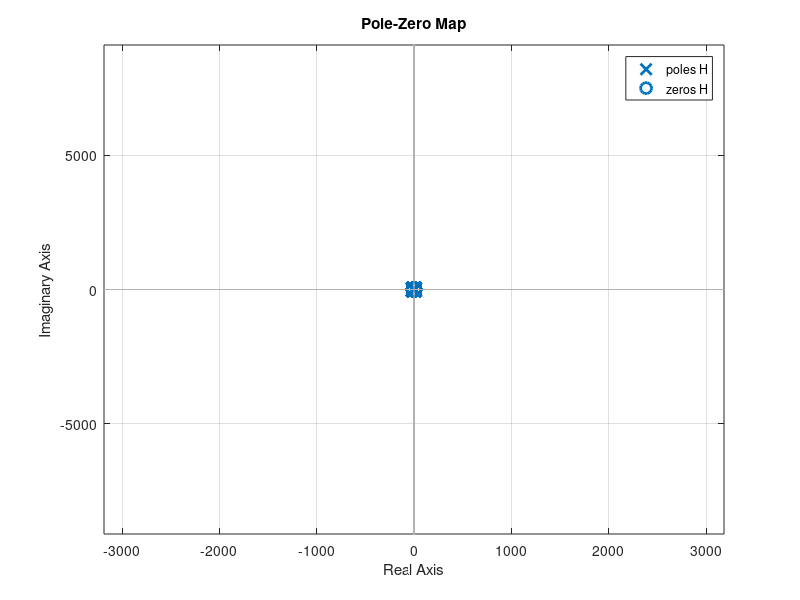

Source code (MATLAB): (Note: this script raises an error after producing the figure.)
%HW 7
%Stefan Lutschg
%% Problem 1
clear,clc,close all
Kd = logspace(-1,1);
figure;
H = tf([Kd(1) 0],[1 1+Kd(1) 1]);
pzmap(H);
hold on;
for i = 2:length(Kd)
    H = tf([Kd(i) 0],[1 1+Kd(i) 1]);
    pzmap(H);
end
ax = gca;
ax.FontSize = 20;
%% Problem 2
clear,clc,close all
L = tf(1,[1 10 0]);
rlocus(L);
title('Problem 2 Part a');
figure;
L = tf([1 3],[1 15 50]);
rlocus(L);
title('Problem 2 Part b');
%% Problem 5
clear,clc,close all
K = 0.54;
H = tf([0.415 0.14193 0.009545],[1 0.214 0.001449 0]);
rlocus(H);
title('Problem 5 Part b');